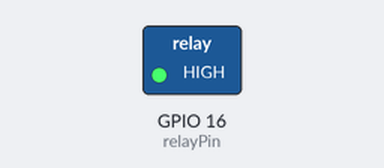
Bench run of a sketch on a simulated ESP32. Shown: switched loads named in the sketch (green lamp = pin HIGH). The local clock reads 2024-03-15 10:24:30 at power-on unless the sketch sets it; what the sketch prints to the serial monitor is not drawn.

Above: at 0.1 s.
Timing chart, 0 to 1.6 s (numbered marks = the images above):
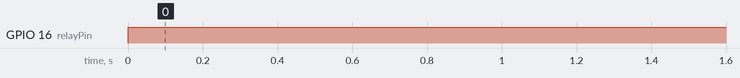

Measured:
- by itself, GPIO 16 (relayPin): LOW → HIGH at 0.00 s

The sketch:

fina_TA_case2.ino
```cpp
#include <Wire.h>
#include <RTClib.h>

// Pin untuk Sensor PIR
const int pirPin = 33;

// Pin untuk Relay
const int relayPin = 16;

int statusPin = 0;

RTC_DS3231 rtc;

void setup() {
  Serial.begin(115200);
  pinMode(pirPin, INPUT);
  pinMode(relayPin, OUTPUT);

  if (!rtc.begin()) {
    Serial.println("Couldn't find RTC");
    while (1);
  }

  if (rtc.lostPower()) {
    Serial.println("RTC lost power, let's set the time!");
    rtc.adjust(DateTime(F(__DATE__), F(__TIME__)));
  }
}

void loop() {
  DateTime now = rtc.now();

  // Jika saat ini berada di dalam waktu timer (mulai dari pukul 21:43 hingga pukul 21:45)
  if ((now.hour() == 22 && now.minute() >= 44) && (now.hour() == 22 && now.minute() <= 44)) {
    // Baca nilai sensor PIR
    statusPin = digitalRead(pirPin);

    // Jika sensor mendeteksi gerakan
    if (statusPin == HIGH) {
      Serial.println("Gerakan terdeteksi!");
      digitalWrite(relayPin, LOW);
      delay(5000);
    }
    else {
      // Matikan relaya
      digitalWrite(relayPin, HIGH);
      Serial.println("Tidak ada gerakan.");
    }
  }
  // Jika saat ini berada di luar waktu timer
  else {
    // Matikan relaya dan nonaktifkan sensor PIR
    digitalWrite(relayPin, HIGH);
    Serial.println("Sensor PIR OFF.");
  }

  // Tampilkan waktu RTC saat ini di Serial Monitor
  Serial.print("Waktu RTC saat ini: ");
  Serial.print(now.year(), DEC);
  Serial.print('/');
  Serial.print(now.month(), DEC);
  Serial.print('/');
  Serial.print(now.day(), DEC);
  Serial.print(" ");
  Serial.print(now.hour(), DEC);
  Serial.print(':');
  Serial.print(now.minute(), DEC);
  Serial.print(':');
  Serial.print(now.second(), DEC);
  Serial.println();

  delay(500); // Tunda untuk menghindari pembacaan berulang yang cepat
}
```
